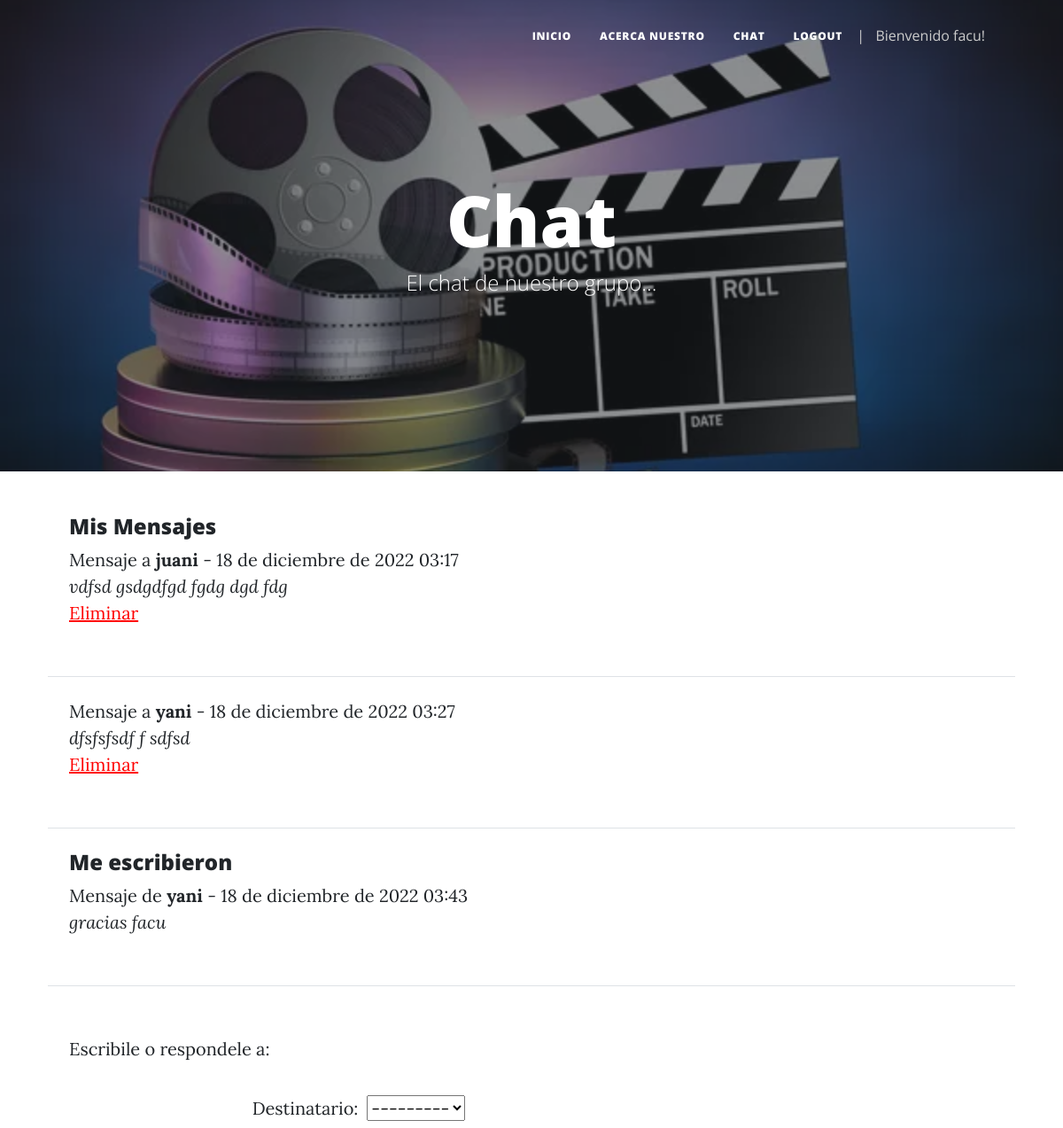
The page /chat/ (signed in, upper part) on the database as committed earlier.
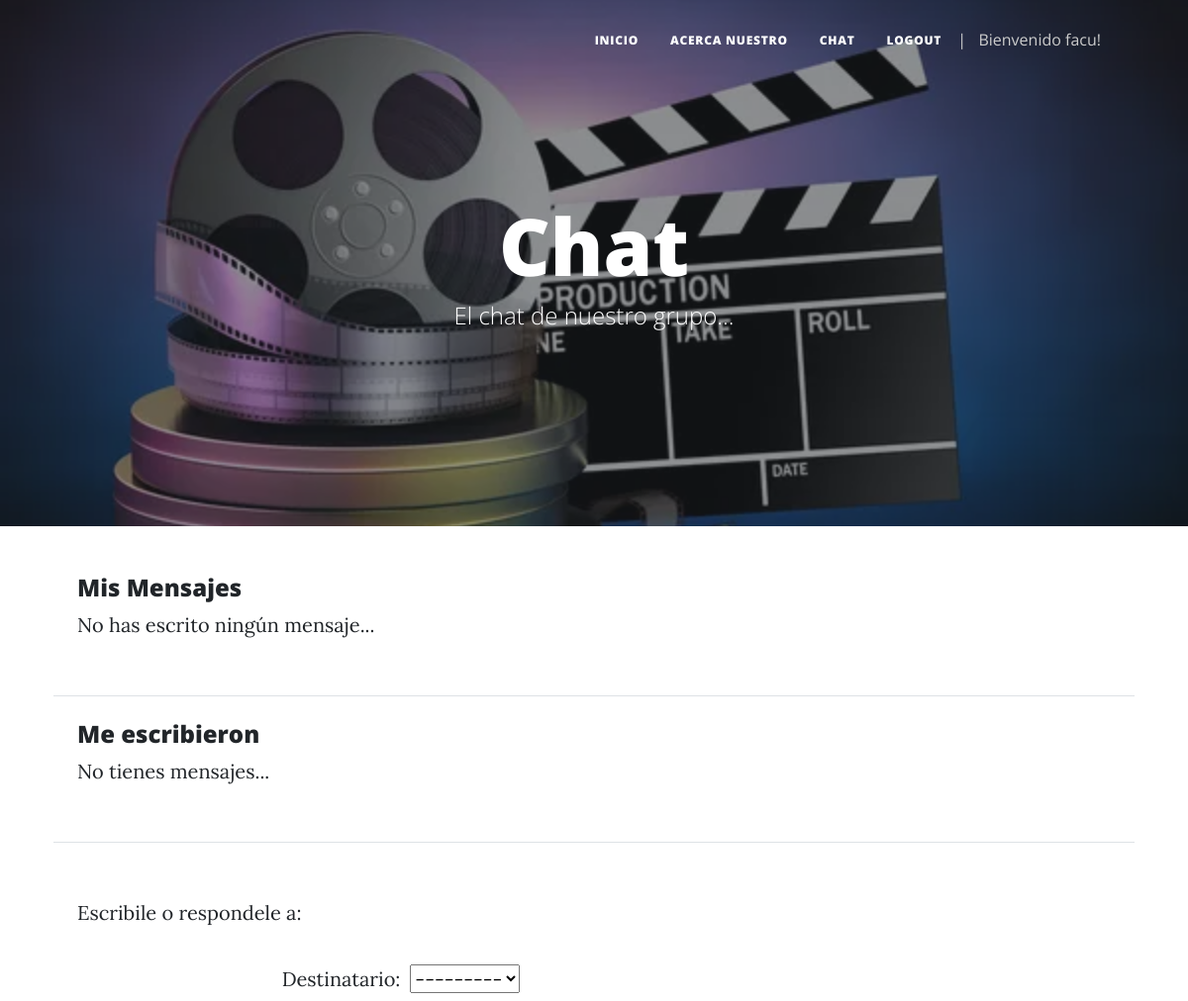
The same page on the database as committed later.
### AppFinal/models.py (models this page shows)
class Mensajes(models.Model):
    fecha = models.DateField()
    hora = models.TimeField()
    mensaje = models.TextField()
    idautor = models.IntegerField()
    destinatario = models.CharField(max_length=150, null=True)
    autor = models.CharField(max_length=150, null=True)

### AppFinal/views.py (the view)
# urls.py: path('chat/',views.chat, name='chat'),
def chat(request):
    if request.method == "POST":
        formulario = FormMensaje(request.POST)
        if formulario.is_valid():
            data = formulario.cleaned_data
            agrMen = Mensajes(mensaje=data["mensaje"],hora=datetime.now(),idautor=request.user.id, fecha=date.today(),destinatario=data["destinatario"],autor=request.user.username)
            agrMen.save()
    formulario = FormMensaje()
    users = User.objects.all()
    misMsg = Mensajes.objects.filter(idautor=request.user.id)
    MsgAmi = Mensajes.objects.filter(destinatario=request.user.username)
    contexto = {"listado_users": users, "formulario":formulario, "misMensajes":misMsg, "MensAmi":MsgAmi}
    return render(request, "chat.html", contexto)

### AppFinal/forms.py
class FormMensaje(forms.Form):
    destinatario = forms.ModelChoiceField(label="Destinatario",queryset=User.objects.all())
    mensaje = forms.CharField(widget=forms.Textarea)

### AppFinal/Templates/chat.html (shortened to what this page needs)
{% extends "template.html" %}
{% load static %}
{% block contenidoQueCambia %}
        <header class="masthead" style="background-image: url('{% static "assets/img/contact-bg.jpg" %}')">
            <div class="container position-relative px-4 px-lg-5">
                <div class="row gx-4 gx-lg-5 justify-content-center">
                    <div class="col-md-10 col-lg-8 col-xl-7">
                        <div class="page-heading">
                            <h1>Chat</h1>
                            <span class="subheading">El chat de nuestro grupo...</span>
                        </div>
                    </div>
                </div>
            </div>
        </header>
        <main class="mb-4">
            <div class="container px-4 px-lg-5">
                <div class="row gx-4 gx-lg-5 justify-content-center">
                    {% if request.user.is_authenticated %}
                        <h4>Mis Mensajes</h4>
                        {% if misMensajes %}
                            {% for mimsg in misMensajes %}
                                <p>Mensaje a <b>{{ mimsg.destinatario }}</b> - {{ mimsg.fecha }} {{ mimsg.hora }}<br>
                                <i>{{ mimsg.mensaje }}</i><br>
                                <a style="color:red;" href="{% url 'eliminarMensaje' mimsg.id %}">Eliminar</a> </p>
                                <hr class="my-4" />
                            {% endfor %}
                        {% else %}
                            <p>No has escrito ningún mensaje...</p>
                            <hr class="my-4" />
                        {% endif %}
                        <h4>Me escribieron</h4>
                        {% if MensAmi %}
                            {% for msg in MensAmi %}
                                <p>Mensaje de <b>{{ msg.autor }}</b> - {{ msg.fecha }} {{ msg.hora }}<br>
                                <i>{{ msg.mensaje }}</i><br>
                                <hr class="my-4" />
                            {% endfor %}
                        {% else %}
                            <p>No tienes mensajes...</p>
                            <hr class="my-4" />
                        {% endif %}
                        <div class="tabla_form">
                            <p>Escribile o respondele a:</p>
                            <table>
                                <form method="POST" action="">
                                {{ formulario.as_table }}
                                </form>
                            </table>
                        </div>
                    {% endif %}
                </div>
            </div>
        </main>
{% endblock %}

Rows that differ between the two databases and show on the page:
removed Mensajes: destinatario "juani", fecha "18 de diciembre de 2022", hora "03:17", mensaje "vdfsd gsdgdfgd fgdg dgd fdg", shown under "Mis Mensajes"
removed Mensajes: destinatario "yani", fecha "18 de diciembre de 2022", hora "03:27", mensaje "dfsfsfsdf f sdfsd", shown under "Mis Mensajes"
removed Mensajes: autor "yani", fecha "18 de diciembre de 2022", hora "03:43", mensaje "gracias facu", shown under "Me escribieron"
Other text that changed with them:
text now shown: "No has escrito ningún mensaje... No tienes mensajes..."
